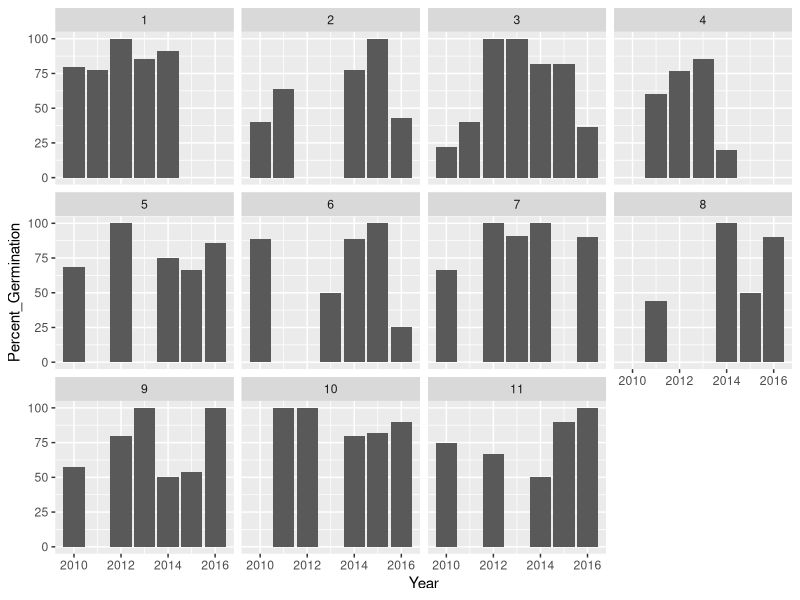

The R script that drew this image: (Note: this script raises an error after producing the figure.)
#################
# Germination graphs per site
#################

library(tidyverse)

m_year<-read.csv('Data/Germination_output.csv', header=T) #Imports germination data

ger_year <-ggplot(m_year , aes(x=Year, y=Percent_Germination))+ 
  geom_bar(stat="identity")+
  scale_x_continuous(breaks=seq(2010, 2016, 2))+
  facet_wrap(.~Site)
ger_year


ger_year <-ggplot(m_year , aes(x=Year, y=Percent_Germination))+ 
  geom_line()+
  geom_point()+
  xlm(0,100)
  facet_wrap(.~Site)
ger_year